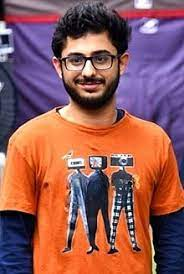
#> input picture hackthon/train/carry/c1.jpg, 184 x 274 px, given as the content of the folder G:/opencvvs/hackthon/train/Ankit, which was not available
$ python face_train.py
#> lines starting #> are read from the running program, lines starting #| are printed output that depends on the picture; pictures that were not available may be replaced by others from this repository, and a replacement may not be noted
import os
import cv2 as cv
import numpy as np

people = ['Ankit','carry','elvish']
DIR = r'G:/opencvvs/hackthon/train'

p=[]
for i in os.listdir(r'G:/opencvvs/hackthon/train'):
    p.append(i)
print(p)

haar_cascade = cv.CascadeClassifier('haar.xml')

features = []
labels = []

def create_train():
    for person in people:
        path = os.path.join(DIR, person)
        label = people.index(person)

        for img in os.listdir(path):
            img_path = os.path.join(path,img)

            img_array = cv.imread(img_path)
#> img_array is the input picture: shape (274, 184, 3); mean B, G, R 88, 89.8, 145.4
            if img_array is None:
                continue

            gray = cv.cvtColor(img_array, cv.COLOR_BGR2GRAY)
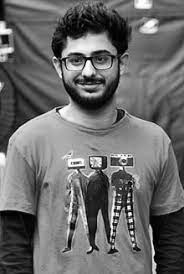
#> gray: shape (274, 184); min 0, max 255, mean 106.2

            faces_rect = haar_cascade.detectMultiScale(gray, scaleFactor=1.1, minNeighbors=4)
#> faces_rect = [[53, 31, 72, 72]]

            for (x,y,w,h) in faces_rect:
                faces_roi = gray[y:y+h, x:x+w]
                features.append(faces_roi)
                labels.append(label)
#> this loop made 1 pass
#> pass 1, in create_train, `faces_roi = gray[y:y+h, x:x+w]`:
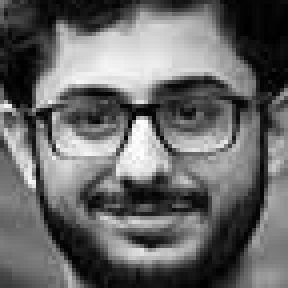
#> faces_roi: shape (72, 72) (shown 4 times larger); min 0, max 254, mean 104
#> after the loop, features = 1 item; labels = [0]
#> pass 3 of the loop in create_train, `for person in people:`:
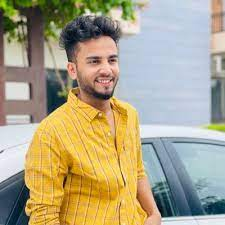
#> input picture hackthon/train/elvish/e1.jpg, 225 x 225 px, found by its file name
#> in create_train, img_array is the input picture: shape (225, 225, 3); mean B, G, R 134.1, 163.8, 173.2
#> in create_train, `gray = cv.cvtColor(img_array, cv.COLOR_BGR2GRAY)`:
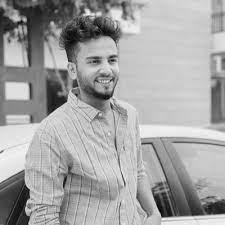
#> gray: shape (225, 225); min 0, max 253, mean 163.2
#> faces_rect = [[76, 38, 57, 57]]
#> the loop in create_train, `for (x,y,w,h) in faces_rect:` made 1 pass
#> pass 1, in create_train, `faces_roi = gray[y:y+h, x:x+w]`:
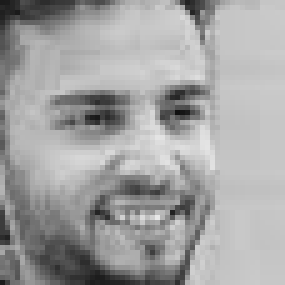
#> faces_roi: shape (57, 57) (shown 5 times larger); min 16, max 231, mean 162.4

create_train()
print('Training done ---------------')

features = np.array(features, dtype='object')
labels = np.array(labels)

face_recognizer = cv.face.LBPHFaceRecognizer_create()

# Train the Recognizer on the features list and the labels list
face_recognizer.train(features,labels)

face_recognizer.save('face_trained.yml')
np.save('features.npy', features)
np.save('labels.npy', labels)
